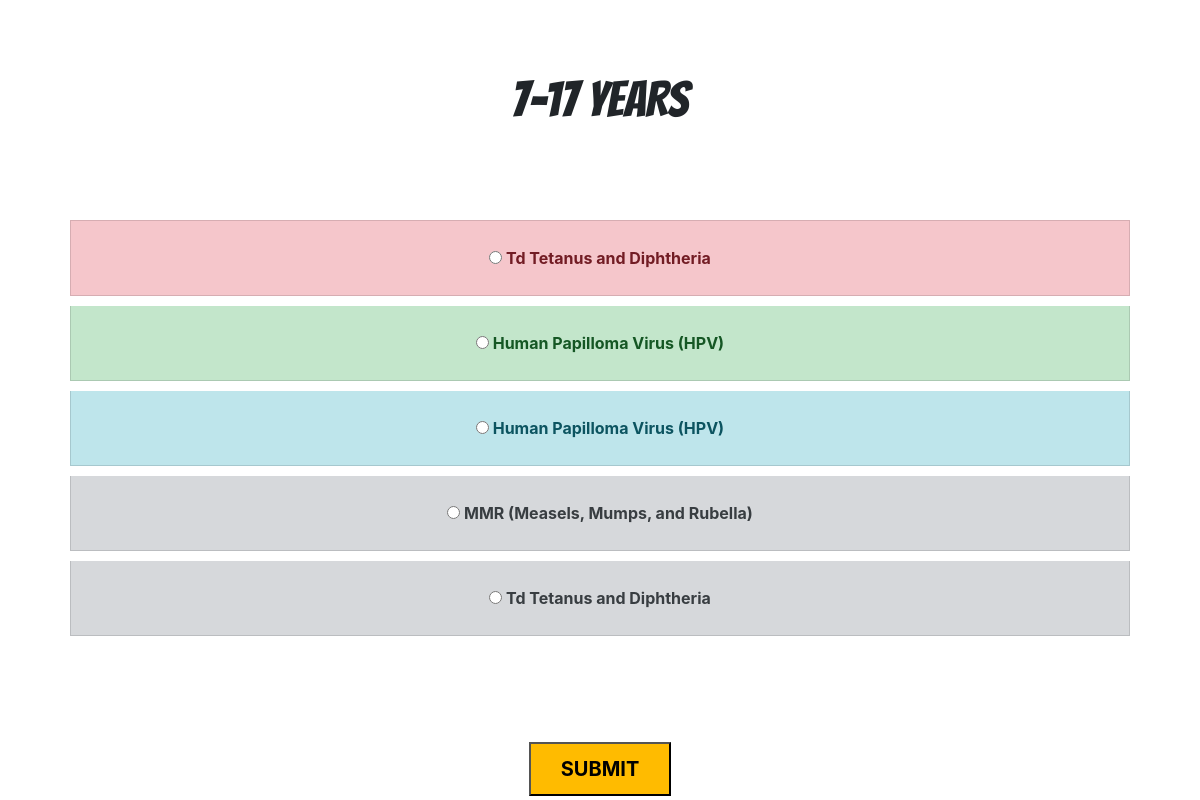
The page /vaccines/seven_seventeen_Years on the database its author committed.
### vaccines/models.py (models this page shows)
class Vaccines(models.Model):
    VaccineID = models.CharField(max_length = 10, primary_key = True)
    Vaccine_Name = models.CharField(max_length = 150)
    Age = models.IntegerField()
    Dosage = models.CharField(max_length = 100)
    Cost = models.IntegerField()

### vaccines/views.py (the view)
# urls.py: path('seven_seventeen_Years', views.seven_seventeen_Years, name='seven_seventeen_Years'),
def seven_seventeen_Years(request):
    obj = Vaccines.objects.get(VaccineID = 'TD1')
    obj1 = Vaccines.objects.get(VaccineID = 'HPVC')
    obj2 = Vaccines.objects.get(VaccineID = 'HPVG')
    obj3 = Vaccines.objects.get(VaccineID = 'MMRB2')
    obj4 = Vaccines.objects.get(VaccineID = 'TDB')
    context = {
        'object': obj,
        'object1': obj1,
        'object2': obj2,
        'object3': obj3,
        'object4': obj4
    }
    return render(request, 'vaccines/7-17Years1.html', context)

### Templates/vaccines/7-17Years1.html (shortened to what this page needs)
<html>
    <head>
        <link rel="stylesheet" href="https://stackpath.bootstrapcdn.com/bootstrap/4.5.0/css/bootstrap.min.css">
    </head>
    <body>
        <h1 id="title">7-17 YEARS</h1><br><br><br>
        <ul class="list-group">
            <form action="{%url 'get_chkbox_value' %}" method="POST">
            <li class="list-group-item list-group-item-danger" id="dept"><strong><input type="radio" name="vaccine" value="{{object.VaccineID}}">   {{object.Vaccine_Name}}  </strong></li>
            <li class="list-group-item list-group-item-success" id="dept"><strong><input type="radio" name="vaccine" value="{{object1.VaccineID}}">   {{object1.Vaccine_Name}}  </strong></li>
            <li class="list-group-item list-group-item-info" id="dept"><strong><input type="radio" name="vaccine" value="{{object2.VaccineID}}">   {{object2.Vaccine_Name}} </strong></li>
            <li class="list-group-item list-group-item-secondary" id="dept"><strong><input type="radio" name="vaccine" value="{{object3.VaccineID}}">  {{object3.Vaccine_Name}} </strong></li>
            <li class="list-group-item list-group-item-secondary" id="dept"><strong><input type="radio" name="vaccine" value="{{object4.VaccineID}}">  {{object4.Vaccine_Name}} </strong></li>
        </ul>
        <center><button type="submit" value="SUBMIT" id="submit"><strong>SUBMIT</strong></button></form></center>
    </body>
</html>

### Templates/vaccines/7-17Years1.html (style rules this page uses)
#title { text-align: center; margin-top: 70px; font-family: 'Bangers', cursive; font-size: 50px; }
#dept { text-align: center; padding: 25px; margin-top: 10px; margin-bottom: 10px; margin-left: 70px; margin-right: 70px; }
#submit { margin-top: 80px; padding-top: 10px; padding-bottom: 10px; padding-left: 30px; padding-right: 30px; font-size: 20px; background-color: rgb(255, 187, 0); }

### rows shown on the page
Vaccines: Vaccine_Name "Td Tetanus and Diphtheria"
Vaccines: Vaccine_Name "Human Papilloma Virus (HPV)"
Vaccines: Vaccine_Name "Human Papilloma Virus (HPV)"
Vaccines: Vaccine_Name "MMR (Measels, Mumps, and Rubella)"
Vaccines: Vaccine_Name "Td Tetanus and Diphtheria"
